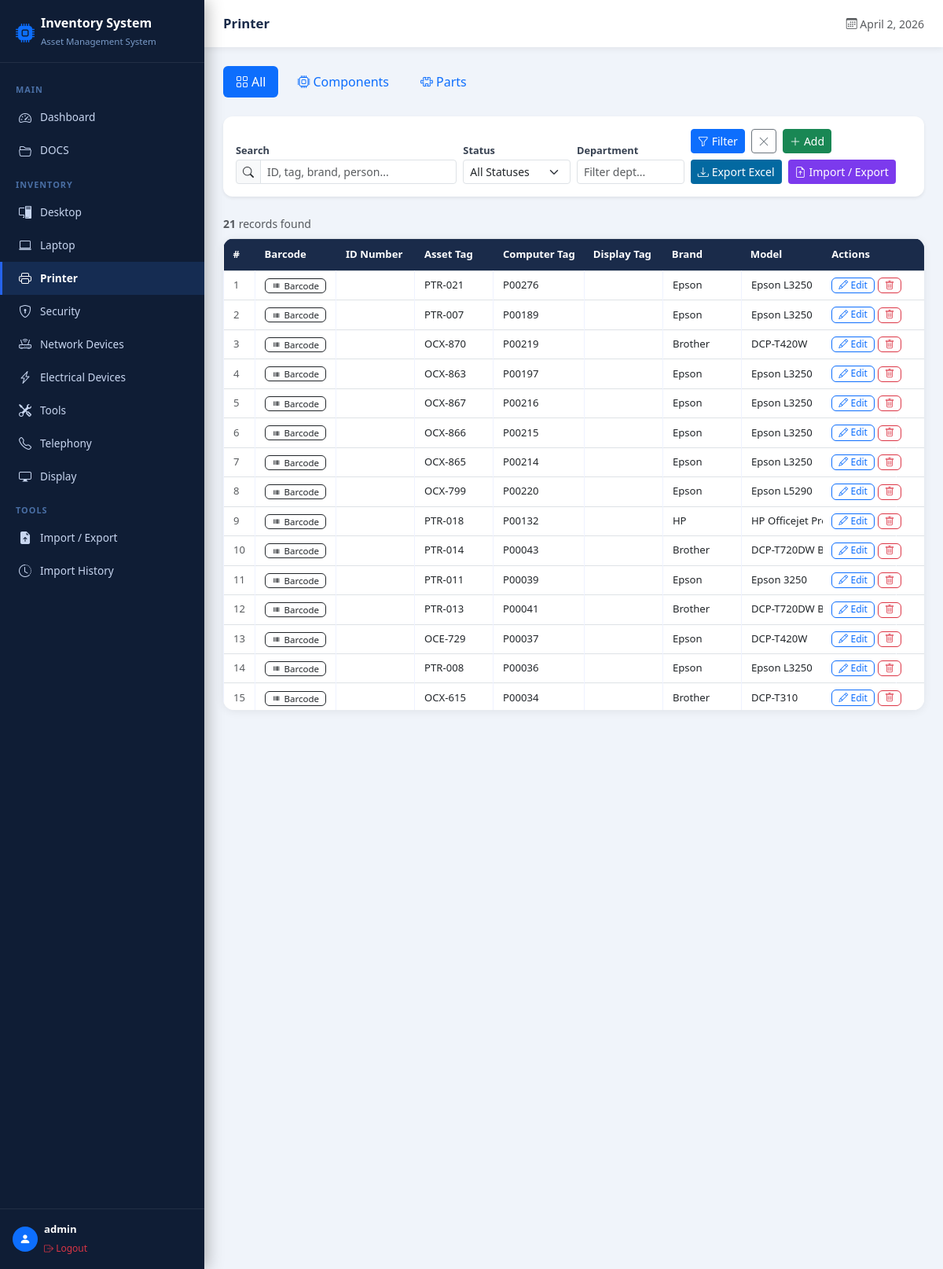
Page /inventory/Printer/ (signed in) on the committed database.
### inventory/models.py (models this page shows, shortened)
class InventoryItem(models.Model):
    id_number = models.CharField(max_length=100, blank=True)
    asset_tag = models.CharField(max_length=100, blank=True)
    computer_tag = models.CharField(max_length=100, blank=True)
    display_tag = models.CharField(max_length=100, blank=True)
    brand = models.CharField(max_length=100, blank=True)
    model = models.CharField(max_length=100, blank=True)
    work_order = models.CharField(max_length=100, blank=True)
    inventory_receipt = models.CharField(max_length=100, blank=True)
    inventory_issuance = models.CharField(max_length=100, blank=True)
    po = models.CharField(max_length=100, blank=True, verbose_name='PO')
    remarks = models.TextField(blank=True)
    assigned_person = models.CharField(max_length=200, blank=True)
    department = models.CharField(max_length=200, blank=True)
    project_site = models.CharField(max_length=200, blank=True)
    serial_number = models.CharField(max_length=200, blank=True)
    type = models.CharField(max_length=100, blank=True)
    status = models.CharField(max_length=50, choices=STATUS_CHOICES, default='Active')
    reference_number = models.CharField(max_length=100, blank=True)
    purchase_date = models.DateField(null=True, blank=True)
    category = models.CharField(max_length=50, choices=CATEGORY_CHOICES)
    classification = models.CharField(max_length=20, choices=CLASSIFICATION_CHOICES)
    import_batch = models.CharField(max_length=100, blank=True, db_index=True)
    created_at = models.DateTimeField(auto_now_add=True)
    updated_at = models.DateTimeField(auto_now=True)
    class Meta:
        ordering = ['-created_at']

### inventory/views.py (the view, shortened to what this page needs)
# urls.py: path('inventory/', views.inventory_list, name='inventory_list'),
@login_required
def inventory_list(request, category=None, classification=None):
    items = InventoryItem.objects.all()
    if category:
        items = items.filter(category=category)
    if classification:
        items = items.filter(classification=classification)
    search = request.GET.get('search', '')
    status_filter = request.GET.get('status', '')
    if status_filter:
        items = items.filter(status=status_filter)
    dept_filter = request.GET.get('department', '')
    if dept_filter:
        items = items.filter(department__icontains=dept_filter)
    context = {
        'items': items,
        'category': category,
        'classification': classification,
        'categories': [c[0] for c in CATEGORY_CHOICES],
        'classifications': [c[0] for c in CLASSIFICATION_CHOICES],
        'search': search,
        'status_filter': status_filter,
        'dept_filter': dept_filter,
        'form': InventoryItemForm(),
    }
    return render(request, 'inventory/inventory_list.html', context)

### inventory/context_processors.py (called while the page is built)
def sidebar_categories(request):
    icon_map = {
        'Desktop': 'bi bi-pc-display',
        'Laptop': 'bi bi-laptop',
        'Printer': 'bi bi-printer',
        'Security': 'bi bi-shield-lock',
        'Network Devices': 'bi bi-router',
        'Electrical Devices': 'bi bi-lightning-charge',
        'Tools': 'bi bi-tools',
        'Telephony': 'bi bi-telephone',
        'Display': 'bi bi-display',
    }
    cats = [{'name': k, 'icon': v} for k, v in icon_map.items()]
    return {
        'sidebar_categories': cats,
        'current_category': request.resolver_match.kwargs.get('category', '') if hasattr(request, 'resolver_match') and request.resolver_match else '',
    }

### templates/inventory/inventory_list.html (shortened to what this page needs)
{% extends 'inventory/base.html' %}
{% block page_title %}
  {% if category %}{{ category }}{% else %}All Inventory{% endif %}
{% endblock %}
{% block content %}
<div class="mb-4">
  <ul class="nav nav-pills gap-2">
    <li class="nav-item">
      <a class="nav-link {% if not classification %}active{% endif %}"
         href="{% if category %}{% url 'inventory_by_category' category %}{% else %}{% url 'inventory_list' %}{% endif %}">
        <i class="bi bi-grid me-1"></i>All
      </a>
    </li>
    <li class="nav-item">
      <a class="nav-link {% if classification == 'Components' %}active{% endif %}"
         href="{% if category %}{% url 'inventory_by_classification' category 'Components' %}{% else %}{% url 'inventory_list' %}{% endif %}">
        <i class="bi bi-cpu me-1"></i>Components
      </a>
    </li>
    <li class="nav-item">
      <a class="nav-link {% if classification == 'Parts' %}active{% endif %}"
         href="{% if category %}{% url 'inventory_by_classification' category 'Parts' %}{% else %}{% url 'inventory_list' %}{% endif %}">
        <i class="bi bi-puzzle me-1"></i>Parts
      </a>
    </li>
  </ul>
</div>
<div class="card border-0 shadow-sm mb-4" style="border-radius:12px;">
  <div class="card-body py-3">
    <form method="get" class="row g-2 align-items-end">
      <div class="col-md-4">
        <label class="form-label">Search</label>
        <div class="input-group input-group-sm">
          <span class="input-group-text bg-light"><i class="bi bi-search"></i></span>
          <input type="text" name="search" class="form-control" placeholder="ID, tag, brand, person..." value="{{ search }}">
        </div>
      </div>
      <div class="col-md-2">
        <label class="form-label">Status</label>
        <select name="status" class="form-select form-select-sm">
          <option value="">All Statuses</option>
        </select>
      </div>
      <div class="col-md-2">
        <label class="form-label">Department</label>
        <input type="text" name="department" class="form-control form-control-sm" placeholder="Filter dept..." value="{{ dept_filter }}">
      </div>
      <div class="col-md-4 d-flex gap-2 flex-wrap">
        <button type="submit" class="btn btn-primary btn-sm"><i class="bi bi-funnel me-1"></i>Filter</button>
        <a href="{% if category %}{% url 'inventory_by_category' category %}{% else %}{% url 'inventory_list' %}{% endif %}" class="btn btn-outline-secondary btn-sm"><i class="bi bi-x-lg"></i></a>
        <button type="button" class="btn btn-success btn-sm" data-bs-toggle="modal" data-bs-target="#addModal">
          <i class="bi bi-plus-lg me-1"></i>Add
        </button>
        <a href="{% url 'export_excel' %}?category={{ category|default:'' }}&status={{ status_filter|default:'' }}&department={{ dept_filter|default:'' }}&search={{ search|default:'' }}" class="btn btn-sm" style="background:#0369a1;color:#fff;">
          <i class="bi bi-download me-1"></i>Export Excel
        </a>
        <a href="{% url 'import_export' %}" class="btn btn-sm" style="background:#7c3aed;color:#fff;">
          <i class="bi bi-file-earmark-arrow-up me-1"></i>Import / Export
        </a>
      </div>
    </form>
  </div>
</div>
<div class="d-flex justify-content-between align-items-center mb-2">
  <span class="text-muted small"><strong>{{ items.count }}</strong> record{{ items.count|pluralize }} found</span>
</div>
<div class="table-container">
  <div style="overflow-x:auto;max-height:600px;">
    <table class="table table-hover table-bordered" id="inventoryTable">
      <thead>
        <tr>
          <th style="min-width:40px;">#</th>
          <th style="min-width:90px;">Barcode</th>
          <th style="min-width:100px;">ID Number</th>
          <th style="min-width:100px;">Asset Tag</th>
          <th style="min-width:110px;">Computer Tag</th>
          <th style="min-width:100px;">Display Tag</th>
          <th style="min-width:100px;">Brand</th>
          <th style="min-width:120px;">Model</th>
          <th style="min-width:110px;">Work Order</th>
          <th style="min-width:130px; position:sticky; right:0; background:#1a2b4a;">Actions</th>
        </tr>
      </thead>
      <tbody>
        {% for item in items %}
        <tr id="row-{{ item.pk }}">
          <td class="text-muted">{{ forloop.counter }}</td>
          <td>
            <button class="btn btn-xs py-0 px-2 btn-outline-dark" style="font-size:0.72rem;" onclick="showBarcode({{ item.pk }})">
              <i class="bi bi-upc me-1"></i>Barcode
            </button>
          </td>
          <td>{{ item.id_number }}</td>
          <td>{{ item.asset_tag }}</td>
          <td>{{ item.computer_tag }}</td>
          <td>{{ item.display_tag }}</td>
          <td>{{ item.brand }}</td>
          <td>{{ item.model }}</td>
          <td style="position:sticky;right:0;background:#fff;">
            <div class="d-flex gap-1">
              <button class="btn btn-xs btn-outline-primary py-0 px-2" style="font-size:0.75rem;" onclick="openEditModal({{ item.pk }})">
                <i class="bi bi-pencil"></i> Edit
              </button>
              <form method="post" action="{% url 'delete_item' item.pk %}" onsubmit="return confirm('Delete this item?')">
                <button class="btn btn-xs btn-outline-danger py-0 px-2" style="font-size:0.75rem;">
                  <i class="bi bi-trash"></i>
                </button>
              </form>
            </div>
          </td>
        </tr>
        {% endfor %}
      </tbody>
    </table>
  </div>
</div>
{% endblock %}

### templates/inventory/base.html (shortened to what this page needs)
<!DOCTYPE html>
<html lang="en">
<head>
  <link href="https://cdn.jsdelivr.net/npm/bootstrap@5.3.0/dist/css/bootstrap.min.css" rel="stylesheet">
  <link href="https://cdn.jsdelivr.net/npm/bootstrap-icons@1.11.0/font/bootstrap-icons.css" rel="stylesheet">
</head>
<body>
{% if user.is_authenticated %}
<div class="sidebar">
  <div class="sidebar-brand">
    <div class="d-flex align-items-center gap-2">
      <i class="bi bi-cpu-fill fs-4 text-primary"></i>
      <div>
        <h5>Inventory System</h5>
        <small>Asset Management System</small>
      </div>
    </div>
  </div>
  <nav class="sidebar-nav">
    <div class="sidebar-section">Main</div>
    <a href="{% url 'dashboard' %}" class="sidebar-item {% if request.resolver_match.url_name == 'dashboard' %}active{% endif %}">
      <i class="bi bi-speedometer2"></i> Dashboard
    </a>
    <a href="{% url 'docs' %}" class="sidebar-item {% if request.resolver_match.url_name == 'docs' %}active{% endif %}" style="background:{% if request.resolver_match.url_name == 'docs' %}rgba(59,130,246,0.15){% else %}transparent{% endif %};">
      <i class="bi bi-folder2-open"></i> DOCS
    </a>
    <div class="sidebar-section">Inventory</div>
    {% for cat in sidebar_categories %}
    <a href="{% url 'inventory_by_category' cat.name %}" class="sidebar-item {% if current_category == cat.name %}active{% endif %}">
      <i class="{{ cat.icon }}"></i> {{ cat.name }}
    </a>
    {% endfor %}
    <div class="sidebar-section">Tools</div>
    <a href="{% url 'import_export' %}" class="sidebar-item {% if request.resolver_match.url_name == 'import_export' %}active{% endif %}">
      <i class="bi bi-file-earmark-arrow-up-fill"></i> Import / Export
    </a>
    <a href="{% url 'import_history' %}" class="sidebar-item {% if request.resolver_match.url_name == 'import_history' %}active{% endif %}">
      <i class="bi bi-clock-history"></i> Import History
    </a>
  </nav>
  <div class="p-3 border-top" style="border-color: rgba(255,255,255,0.08)!important;">
    <div class="d-flex align-items-center gap-2">
      <div class="rounded-circle bg-primary d-flex align-items-center justify-content-center" style="width:32px;height:32px;">
        <i class="bi bi-person-fill text-white" style="font-size:0.9rem;"></i>
      </div>
      <div>
        <div class="text-white" style="font-size:0.82rem;font-weight:600;">{{ user.username }}</div>
        <a href="{% url 'logout' %}" class="text-danger" style="font-size:0.75rem;text-decoration:none;"><i class="bi bi-box-arrow-right"></i> Logout</a>
      </div>
    </div>
  </div>
</div>
<div class="topbar">
  <span class="topbar-title">{% block page_title %}Dashboard{% endblock %}</span>
  <div class="d-flex align-items-center gap-3">
    <span class="text-muted small"><i class="bi bi-calendar3"></i> {% now "N j, Y" %}</span>
  </div>
</div>
<div class="main-content">
  {% block content %}{% endblock %}
</div>
{% else %}
{% block auth_content %}{% endblock %}
{% endif %}
</body>
</html>

### templates/inventory/base.html (style rules this page uses)
:root { --primary: #1a2b4a; --accent: #2563eb; --accent-light: #3b82f6; --sidebar-width: 260px; --sidebar-bg: #0f1d35; --sidebar-text: #c8d6f0; --sidebar-hover: rgba(59,130,246,0.15); --sidebar-active: #2563eb; }
body { background: #f0f4fa; font-family: 'Segoe UI', sans-serif; }
.sidebar { width: var(--sidebar-width); min-height: 100vh; background: var(--sidebar-bg); position: fixed; top: 0; left: 0; z-index: 100; display: flex; flex-direction: column; box-shadow: 3px 0 20px rgba(0,0,0,0.3); }
.sidebar-brand { padding: 20px 20px 16px; border-bottom: 1px solid rgba(255,255,255,0.08); }
.sidebar-brand h5 { color: #fff; margin: 0; font-weight: 700; font-size: 1rem; }
.sidebar-brand small { color: #7a9bc8; font-size: 0.72rem; }
.sidebar-nav { flex: 1; padding: 12px 0; overflow-y: auto; }
.sidebar-section { color: #4a6fa5; font-size: 0.68rem; font-weight: 700; text-transform: uppercase; letter-spacing: 1px; padding: 14px 20px 6px; }
.sidebar-item { display: flex; align-items: center; gap: 10px; padding: 9px 20px; color: var(--sidebar-text); text-decoration: none; font-size: 0.85rem; border-left: 3px solid transparent; transition: all .2s; }
.sidebar-item.active { background: var(--sidebar-hover); color: #fff; border-left-color: var(--accent); font-weight: 600; }
.sidebar-item i { font-size: 1rem; width: 18px; text-align: center; }
.topbar { margin-left: var(--sidebar-width); background: #fff; height: 60px; display: flex; align-items: center; justify-content: space-between; padding: 0 24px; box-shadow: 0 2px 8px rgba(0,0,0,0.07); position: sticky; top: 0; z-index: 99; }
.topbar-title { font-weight: 700; color: var(--primary); font-size: 1.05rem; }
.main-content { margin-left: var(--sidebar-width); padding: 24px; min-height: calc(100vh - 60px); }
.table-container { background: #fff; border-radius: 14px; box-shadow: 0 2px 12px rgba(0,0,0,0.07); overflow: hidden; }
.table { margin: 0; font-size: 0.82rem; }
.table thead th { background: #1a2b4a; color: #fff; font-weight: 600; border: none; white-space: nowrap; padding: 10px 12px; position: sticky; top: 0; }
.table td { vertical-align: middle; padding: 8px 12px; white-space: nowrap; border-color: #eef2ff; }
.form-label { font-size: 0.8rem; font-weight: 600; color: #374151; margin-bottom: 2px; }

### rows in the picture
InventoryItem: asset_tag "PTR-021", computer_tag "P00276", brand "Epson", model "Epson L3250"
InventoryItem: asset_tag "PTR-007", computer_tag "P00189", brand "Epson", model "Epson L3250"
InventoryItem: asset_tag "OCX-870", computer_tag "P00219", brand "Brother", model "DCP-T420W"
InventoryItem: asset_tag "OCX-863", computer_tag "P00197", brand "Epson", model "Epson L3250"
InventoryItem: asset_tag "OCX-867", computer_tag "P00216", brand "Epson", model "Epson L3250"
InventoryItem: asset_tag "OCX-866", computer_tag "P00215", brand "Epson", model "Epson L3250"
InventoryItem: asset_tag "OCX-865", computer_tag "P00214", brand "Epson", model "Epson L3250"
InventoryItem: asset_tag "OCX-799", computer_tag "P00220", brand "Epson", model "Epson L5290"
InventoryItem: asset_tag "PTR-018", computer_tag "P00132", brand "HP", model "HP Officejet Pro 9730"
InventoryItem: asset_tag "PTR-014", computer_tag "P00043", brand "Brother", model "DCP-T720DW Brother pinter"
InventoryItem: asset_tag "PTR-011", computer_tag "P00039", brand "Epson", model "Epson 3250"
InventoryItem: asset_tag "PTR-013", computer_tag "P00041", brand "Brother", model "DCP-T720DW Brother pinter"
InventoryItem: asset_tag "OCE-729", computer_tag "P00037", brand "Epson", model "DCP-T420W"
InventoryItem: asset_tag "PTR-008", computer_tag "P00036", brand "Epson", model "Epson L3250"
InventoryItem: asset_tag "OCX-615", computer_tag "P00034", brand "Brother", model "DCP-T310"

### other values in the picture
{{ cat.name }} "Desktop" "Laptop" "Printer" "Security" "Network Devices" "Electrical Devices" "Tools" "Telephony" "Display"
{{ user.username }} "admin"
{{ category }} "Printer"
{{ items.count }} "21"
